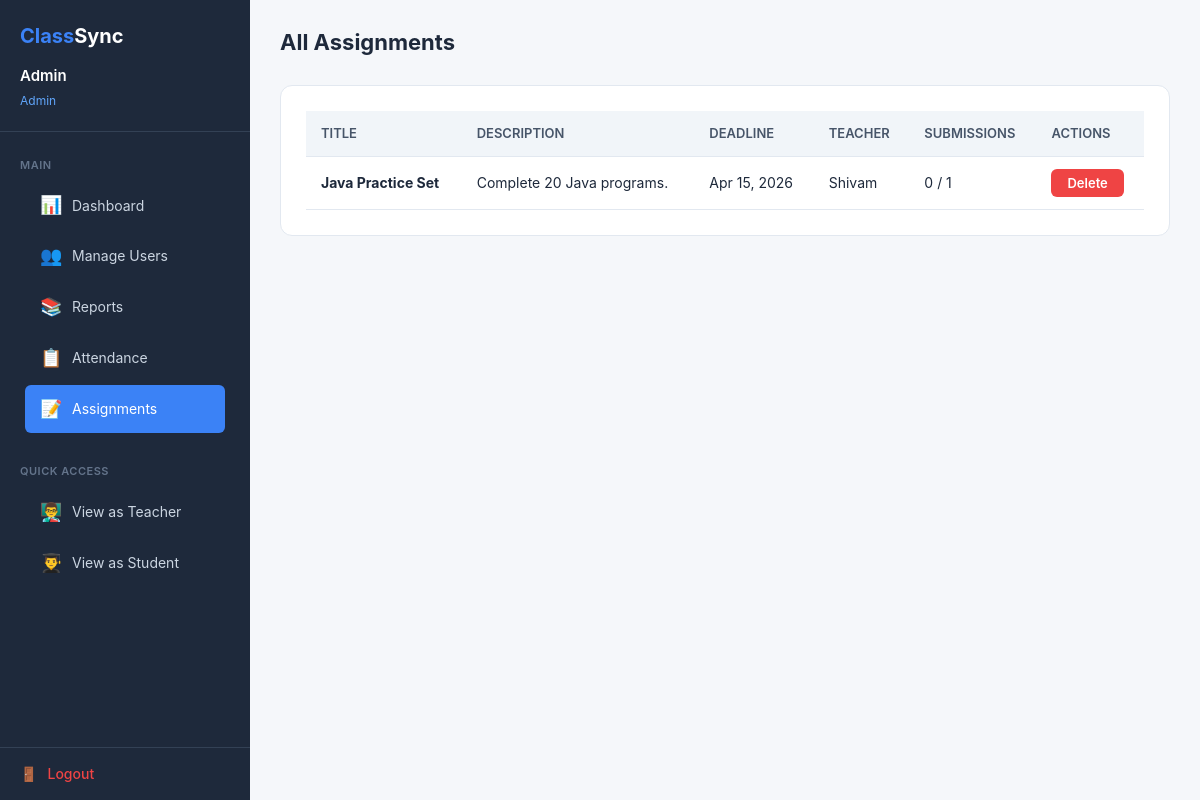
/admin/manage_assignments.php (signed in), run on the app's committed database.
### tables this page shows
CREATE TABLE IF NOT EXISTS assignments (
    id INT AUTO_INCREMENT PRIMARY KEY,
    title VARCHAR(200) NOT NULL,
    description TEXT,
    deadline DATE NOT NULL,
    teacher_id INT NOT NULL,
    subject_id INT NOT NULL,
    course_id INT NOT NULL,
    year VARCHAR(20) NOT NULL,
    section_id INT NOT NULL,
    created_at TIMESTAMP DEFAULT CURRENT_TIMESTAMP,
    FOREIGN KEY (teacher_id) REFERENCES users(id) ON DELETE CASCADE,
    FOREIGN KEY (subject_id) REFERENCES course_subjects(id) ON DELETE CASCADE,
    FOREIGN KEY (course_id) REFERENCES courses(course_id) ON DELETE CASCADE,
    FOREIGN KEY (section_id) REFERENCES sections(section_id) ON DELETE CASCADE
);

CREATE TABLE IF NOT EXISTS users (
    id INT AUTO_INCREMENT PRIMARY KEY,
    name VARCHAR(100) NOT NULL,
    email VARCHAR(100) NOT NULL UNIQUE,
    password VARCHAR(255) NOT NULL,
    role ENUM('admin', 'teacher', 'student') NOT NULL,
    registration_number VARCHAR(20) UNIQUE,
     
    course_id INT NULL,
    year VARCHAR(20) NULL,
    section_id INT NULL,
     
    department VARCHAR(100) NULL,
    teacher_course_id INT NULL,
    subject_id INT NULL,
    created_at TIMESTAMP DEFAULT CURRENT_TIMESTAMP,
    FOREIGN KEY (course_id) REFERENCES courses(course_id) ON DELETE SET NULL,
    FOREIGN KEY (teacher_course_id) REFERENCES courses(course_id) ON DELETE SET NULL,
    FOREIGN KEY (section_id) REFERENCES sections(section_id) ON DELETE SET NULL
);

### admin/manage_assignments.php (the view, shortened to what this page needs)
<?php
require_once '../config/database.php';
$assignments = $conn->query("
    SELECT a.*, u.name as teacher_name,
        (SELECT COUNT(*) FROM submissions s WHERE s.assignment_id = a.id) as submission_count,
        (SELECT COUNT(*) FROM users WHERE role='student') as total_students
    FROM assignments a
    JOIN users u ON a.teacher_id = u.id
    ORDER BY a.deadline DESC
");
?>
<!DOCTYPE html>
<html lang="en">
<head>
    <link rel="stylesheet" href="/ClassSync/assets/css/style.css">
    <link rel="stylesheet" href="/ClassSync/assets/css/dashboard.css">
</head>
<body>
    <div class="dashboard-page">
        <?php include '../includes/sidebar.php'; ?>
        <div class="main-content">
            <div class="top-bar">
                <div>
                    <h1>All Assignments</h1>
                </div>
            </div>
            <div class="card">
                <?php if ($assignments->num_rows > 0): ?>
                <div class="table-responsive">
                    <table>
                        <thead>
                            <tr>
                                <th>Title</th>
                                <th>Description</th>
                                <th>Deadline</th>
                                <th>Teacher</th>
                                <th>Submissions</th>
                                <th>Actions</th>
                            </tr>
                        </thead>
                        <tbody>
                            <?php while ($a = $assignments->fetch_assoc()): ?>
                            <tr>
                                <td><strong><?php echo htmlspecialchars($a['title']); ?></strong></td>
                                <td><?php echo htmlspecialchars(substr($a['description'], 0, 80)) . (strlen($a['description']) > 80 ? '...' : ''); ?></td>
                                <td>
                                    <?php echo date('M d, Y', strtotime($a['deadline'])); ?>
                                </td>
                                <td><?php echo htmlspecialchars($a['teacher_name']); ?></td>
                                <td><?php echo $a['submission_count']; ?> / <?php echo $a['total_students']; ?></td>
                                <td>
                                    <form method="POST" action="/ClassSync/actions/assignment_action.php" style="display:inline;" onsubmit="return confirmDelete('Delete this assignment?')">
                                        <button type="submit" class="btn btn-red btn-sm">Delete</button>
                                    </form>
                                </td>
                            </tr>
                            <?php endwhile; ?>
                        </tbody>
                    </table>
                </div>
                <?php endif; ?>
            </div>
        </div>
    </div>
</body>
</html>

### assets/css/style.css (style rules this page uses)
* { margin: 0; padding: 0; box-sizing: border-box; }
body { font-family: 'Inter', 'Segoe UI', Tahoma, Geneva, Verdana, sans-serif; line-height: 1.6; color: #1e293b; background-color: #f8fafc; -webkit-font-smoothing: antialiased; }
.btn { display: inline-flex; align-items: center; gap: 8px; padding: 13px 30px; border-radius: 10px; font-size: 15px; font-weight: 600; cursor: pointer; border: none; transition: all 0.3s ease; font-family: 'Inter', sans-serif; }
.btn-red { background: #ef4444; color: #fff; }
.btn-sm { padding: 6px 16px; font-size: 13px; border-radius: 6px; }
.card { background: #fff; border-radius: 12px; border: 1px solid #e2e8f0; padding: 25px; margin-bottom: 20px; }
.table-responsive { overflow-x: auto; }
table { width: 100%; border-collapse: collapse; font-size: 14px; }
table thead { background: #f1f5f9; }
table th, table td { padding: 12px 15px; text-align: left; border-bottom: 1px solid #e2e8f0; }
table th { font-weight: 600; color: #475569; font-size: 13px; text-transform: uppercase; }

### assets/css/dashboard.css (style rules this page uses)
.dashboard-page { display: flex; min-height: 100vh; }
.main-content { flex: 1; margin-left: 250px; padding: 25px 30px; background: #f5f7fa; min-height: 100vh; }
.top-bar { display: flex; justify-content: space-between; align-items: center; margin-bottom: 25px; }
.top-bar h1 { font-size: 22px; font-weight: 700; color: #1e293b; }

### data on the page
assignments: title "Java Practice Set", description "Complete 20 Java programs.", deadline "Apr 15, 2026", teacher.name "Shivam", submission_count "0", total_students "1"

### other printed values
$user['name'] "Admin"
$user['role'] "Admin"
